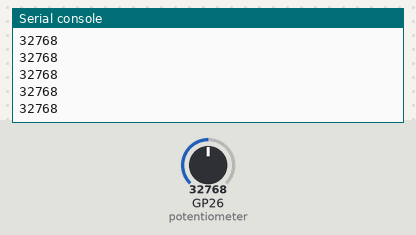
A program run on a simulated Raspberry Pi Pico running MicroPython. Shown: the last lines printed to the serial console. The inputs (shaded band) are chosen by the test bench; at power-on: GP26 (potentiometer) = 32768 (analog values on the 0–65535 scale).

Above: at 1.2 s.
1.3 s: GP26 (potentiometer) set to 45874
At 1.31 s:
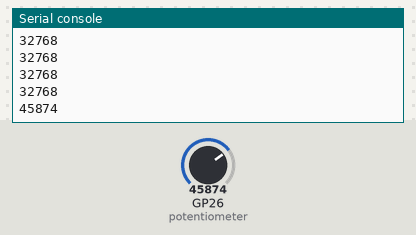
2.8 s: GP26 (potentiometer) set to 57670
At 2.81 s:
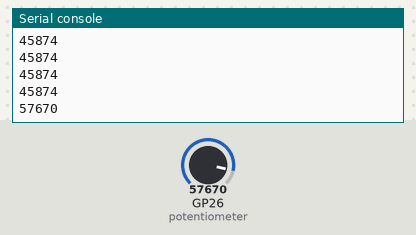
Timing chart, 0 to 5.8 s (numbered marks = the images above; inputs shaded):
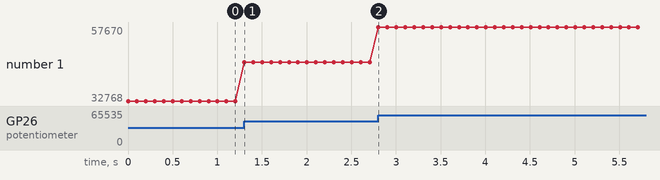

Measured:
- after the input at 1.3 s, the serial console: prints a new line at once (image 1)
- after the input at 2.8 s, the serial console: prints a new line at once (image 2)
- plotted number 1: 32768 → 45874 after the input at 1.3 s, 45874 → 57670 after the input at 2.8 s

The program:

potentiometer.py
```python
'''
 * Keyestudio 42 in 1 Starter Kit for Raspberry Pi Pico
 * lesson 18
 * Rotary potentiometer
 * http://www.keyestudio.com
'''
import machine
import utime

potentiometer = machine.ADC(26)

while True:
    pot_value = potentiometer.read_u16()
    print(pot_value)
    utime.sleep(0.1)
```
